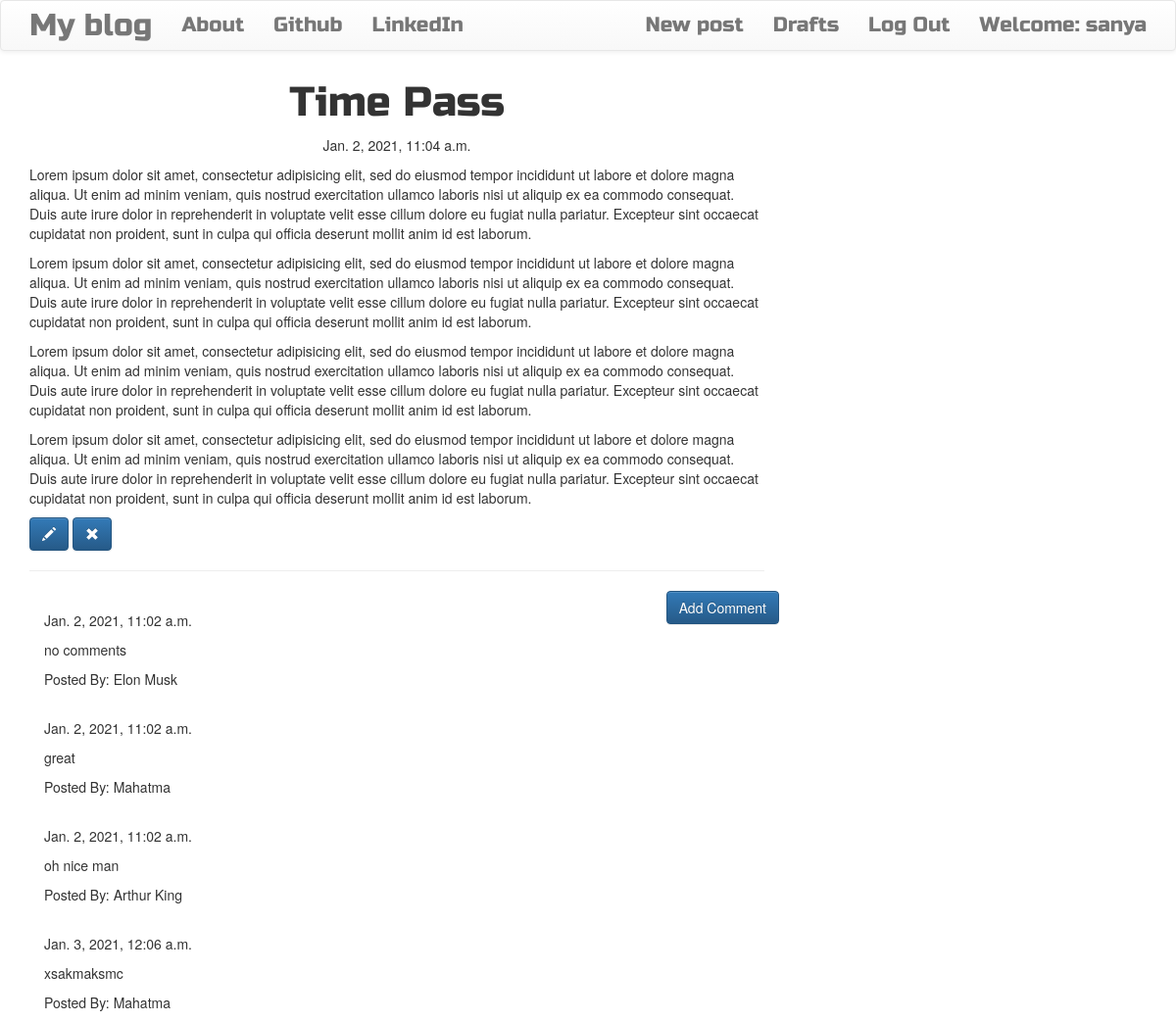
The page /post/8/ (signed in) on the database its author committed.
### blog/models.py (models this page shows, shortened)
class Post(models.Model):
    author=models.ForeignKey('auth.User',on_delete=models.CASCADE)
    title=models.CharField(max_length=200)
    text=models.TextField()
    created_date=models.DateTimeField(default=timezone.now)
    published_date=models.DateTimeField(blank=True,null=True)

class Comment(models.Model):
    post=models.ForeignKey('blog.Post',related_name='comments',on_delete=models.CASCADE)
    author=models.CharField(max_length=200)
    text=models.TextField()
    created_date=models.DateTimeField(default=timezone.now())
    approved_comment=models.BooleanField(default=False)

### blog/views.py (the view)
# urls.py: path('post/<int:pk>/',views.PostDetailView.as_view(),name='post_detail'),
class PostDetailView(DetailView):
    model=Post

### blog/templates/blog/post_detail.html (shortened to what this page needs)
{%extends 'blog/base.html'%}
{%block content%}
<h1 class='posttitle loader'>{{post.title}}</h1>
{%if post.published_date%}
<div class="date postdate">
  {{post.published_date}}
</div>
{%else%}
  <a class='btn btn-default' href="{%url 'post_publish' pk=post.pk%}">Publish</a>
{%endif%}
<p class='postcontent'>{{post.text|safe|linebreaksbr}}</p>
{%if user.is_authenticated%}
<a class='btn btn-primary' href="{%url 'post_edit' pk=post.pk%}"><span class='glyphicon glyphicon-pencil'></span></a>
<a class='btn btn-primary' href="{%url 'post_remove' pk=post.pk%}"><span class='glyphicon glyphicon-remove'></span></a>
{%endif%}
<hr>
<a class='btn btn-primary btn-comment' href="{%url 'add_comment_to_post' pk=post.pk%}">Add Comment</a>
<div class="container">
  {%for comment in post.comments.all%}
   <br>
   {%if user.is_authenticated or comment.approved_comment%}
     {{comment.created_date}}
    <p>{{comment.text|safe|linebreaks}}</p>
    <p>Posted By: {{comment.author}}</p>
   {%endif%}
   {%empty%}
   <p>No Comments</p>
  {%endfor%}
</div>
{%endblock%}

### blog/templates/blog/base.html (shortened to what this page needs)
<!DOCTYPE html>
{%load static%}
<html lang="en" dir="ltr">
  <head>
    <link rel="stylesheet" href="https://stackpath.bootstrapcdn.com/bootstrap/3.4.1/css/bootstrap.min.css">
     <link rel="stylesheet" href="https://stackpath.bootstrapcdn.com/bootstrap/3.4.1/css/bootstrap-theme.min.css">
    <link rel="stylesheet" href="//cdn.jsdelivr.net/npm/medium-editor@latest/dist/css/medium-editor.min.css" type="text/css" media="screen" charset="utf-8">
    <link rel="stylesheet" href="{%static 'css/blog.css'%}">
  </head>
  <body class='loader'>
     <nav class='navbar navbar-default techfont custom navbar'>
       <div class="container">
         <ul class='nav navbar-nav'>
           <li> <a class='navbar-brand bigbrand' href="{%url 'post_list'%}">My blog</a> </li>
           <li> <a href="{%url 'about' %}">About</a> </li>
           <li> <a href="https://www.github.com">Github</a> </li>
           <li> <a href="https://www.linkedin.com">LinkedIn</a> </li>
         </ul>
         <ul class='nav navbar-right'>
           {%if user.is_authenticated%}
            <ul class='nav navbar-nav'>
           <li> <a href="{%url 'post_new'%}">New post</a> </li>
           <li> <a href="{%url 'post_draft_list'%}">Drafts</a> </li>
           <li> <a href="{%url 'logout'%}">Log Out</a> </li>
           <li> <a >Welcome: {{user.username}}</a> </li>
         </ul>
           {%else%}
           <li> <a class='nav navbar-right' href="{%url 'login'%}"> <span class='glyphicon glyphicon-user'></span> </a> </li>
           {%endif%}
         </ul>
       </div>
     </nav>
     <div class="content container">
       <div class="row">
         <div class="col-md-8">
           <div class="blog_posts">
             {%block content%}
             {%endblock%}
           </div>
         </div>
       </div>
     </div>
  </body>
</html>

### blog/static/css/blog.css (style rules this page uses)
.techfont { font-family: 'Russo One', sans-serif; font-size: 1.5em; margin-bottom: 10px; }
.bigbrand { font-size: 1.5em; }
.postdate { text-align: center; }
.posttitle { font-family: 'Russo One', sans-serif; font-size: 3em; text-align: center; }
.postcontent { font-family: 'Montserrat'; font-size:1.5em; }
.btn-comment { position: absolute; right: 0px; }
.loader { filter:hue-rotate(0deg); color:linear-gradient(45deg,#0f8,#08f); animation:hue 10000ms infinite linear; }

### rows shown on the page
Post: title "Time Pass", published_date "Jan. 2, 2021, 11:04 a.m.", text "Lorem ipsum dolor sit amet, consectetur adipisicing elit, sed do eiusmod tempor incididunt ut labore et dolore magna aliqua. Ut enim ad minim veniam, quis nostrud exercitation ullamco laboris nisi ut aliquip ex ea commodo consequat. Duis aute irure dolor in reprehenderit in voluptate velit esse cillum dolore eu fugiat nulla pariatur. Excepteur sint occaecat cupidatat non proident, sunt in culpa qui officia deserunt mollit anim id est laborum. Lorem ipsum dolor sit amet, consectetur adipisicing elit, sed do eiusmod tempor incididunt ut labore et dolore magna aliqua. Ut enim ad minim veniam, quis nostrud exercitation ullamco laboris nisi ut aliquip ex ea commodo consequat. Duis aute irure…"
Comment: created_date "Jan. 2, 2021, 11:02 a.m.", text "no comments", author "Elon Musk"
Comment: created_date "Jan. 2, 2021, 11:02 a.m.", text "great", author "Mahatma"
Comment: created_date "Jan. 2, 2021, 11:02 a.m.", text "oh nice man", author "Arthur King"
Comment: created_date "Jan. 3, 2021, 12:06 a.m.", text "xsakmaksmc", author "Mahatma"

### other values the page prints
{{ user.username }} "sanya"
